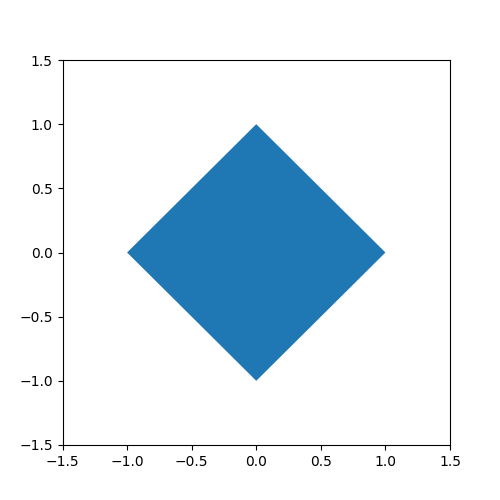

Reproduce this figure in Python.
import matplotlib.pyplot as plt
from matplotlib.patches import Polygon

plt.figure(figsize=(5,5))

# unit circle
polygon = Polygon([[1,0], [0,1], [-1,0], [0,-1]], closed=False)
ax = plt.gca()
ax.add_patch(polygon)
ax.set_xlim(-1.5,1.5)
ax.set_ylim(-1.5,1.5)

plt.savefig('exercise_06_a.png')